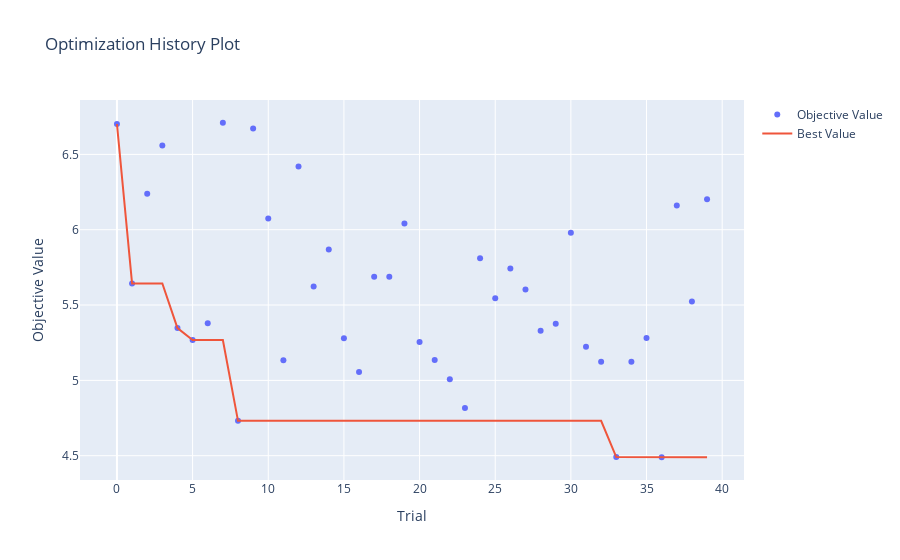

The notebook cell saved with this chart:
### Code cell
optuna.visualization.plot_optimization_history(study)

### Figure 1 — Plotly figure (JSON) as saved in the notebook; plotly's stock layout.template omitted (floating-point values rounded to 4 significant figures)
{"data": [{"mode": "markers", "name": "Objective Value", "type": "scatter", "x": [0, 1, 2, 3, 4, 5, 6, 7, 8, 9, 10, 11, 12, 13, 14, 15, 16, 17, 18, 19, 20, 21, 22, 23, 24, 25, 26, 27, 28, 29, 30, 31, 32, 33, 34, 35, 36, 37, 38, 39], "y": [6.702, 5.643, 6.238, 6.559, 5.347, 5.268, 5.379, 6.71, 4.731, 6.672, 6.074, 5.133, 6.419, 5.623, 5.868, 5.28, 5.055, 5.688, 5.687, 6.041, 5.254, 5.136, 5.007, 4.817, 5.81, 5.545, 5.742, 5.603, 5.329, 5.375, 5.979, 5.223, 5.123, 4.491, 5.123, 5.282, 4.49, 6.161, 5.523, 6.202]}, {"name": "Best Value", "type": "scatter", "x": [0, 1, 2, 3, 4, 5, 6, 7, 8, 9, 10, 11, 12, 13, 14, 15, 16, 17, 18, 19, 20, 21, 22, 23, 24, 25, 26, 27, 28, 29, 30, 31, 32, 33, 34, 35, 36, 37, 38, 39], "y": [6.702, 5.643, 5.643, 5.643, 5.347, 5.268, 5.268, 5.268, 4.731, 4.731, 4.731, 4.731, 4.731, 4.731, 4.731, 4.731, 4.731, 4.731, 4.731, 4.731, 4.731, 4.731, 4.731, 4.731, 4.731, 4.731, 4.731, 4.731, 4.731, 4.731, 4.731, 4.731, 4.731, 4.491, 4.491, 4.491, 4.49, 4.49, 4.49, 4.49]}], "layout": {"title": {"text": "Optimization History Plot"}, "xaxis": {"title": {"text": "Trial"}}, "yaxis": {"title": {"text": "Objective Value"}}}}
